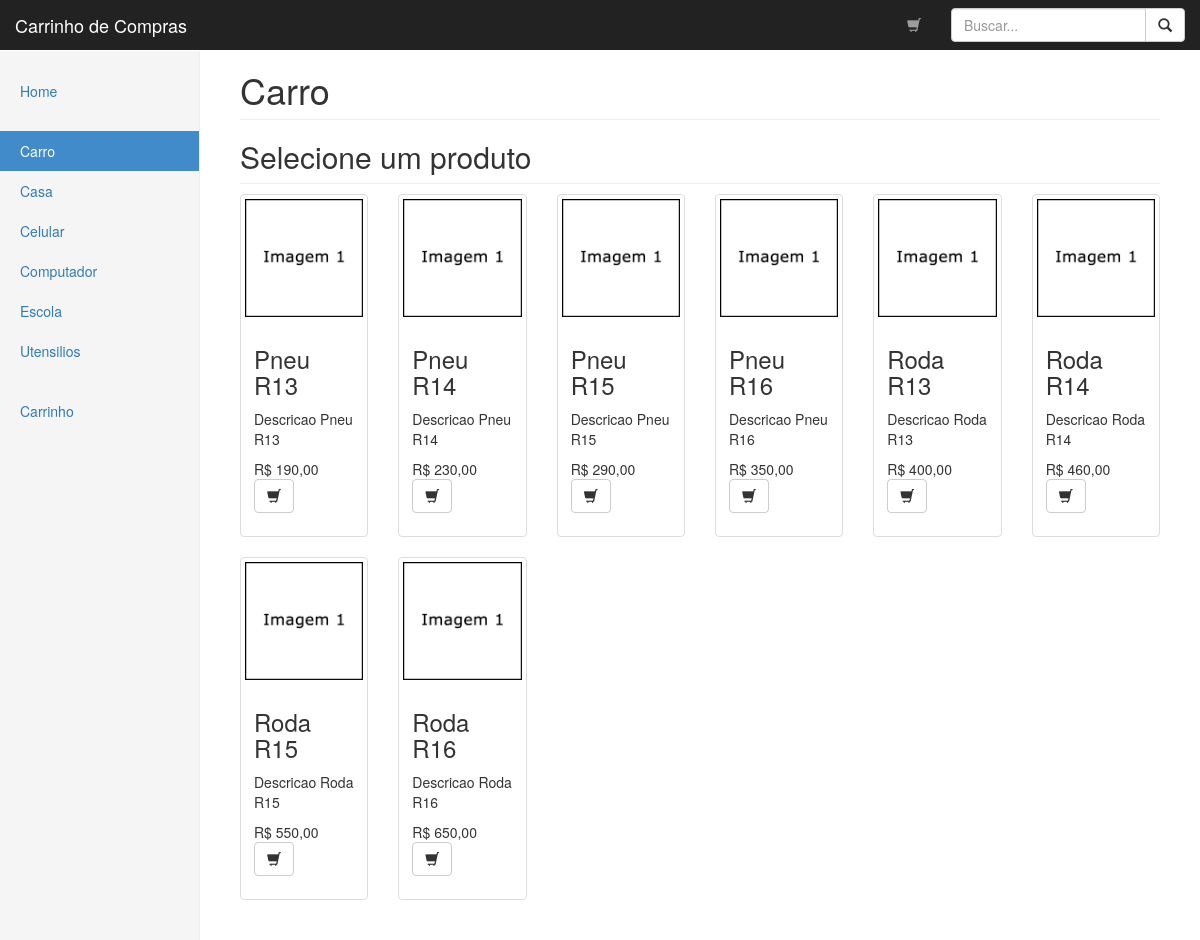
Screenshot of /categoria.php?i=2 with the database file from the repository.
### tables this page shows
CREATE TABLE `categoria` (
  `id` int(11) NOT NULL AUTO_INCREMENT,
  `nome` varchar(100) NOT NULL,
  PRIMARY KEY (`id`)
);

CREATE TABLE `produto` (
  `id` int(11) NOT NULL AUTO_INCREMENT,
  `nome` varchar(100) NOT NULL,
  `descricao` varchar(255) DEFAULT NULL,
  `imagem` varchar(100) DEFAULT NULL,
  `preco` varchar(20) NOT NULL,
  PRIMARY KEY (`id`)
);

### class/menuClass.php (called while the page is built)
<?php
class Menu {
    function queryMenu() {
        $query = "SELECT
                        id,
                        nome
                    FROM
                        categoria
                    ORDER BY
                        nome ASC;";
        return $query;
    }
}

### class/conexaoClass.php (called while the page is built, shortened)
<?php
class Conexao {
    var $host = "localhost";
    var $user = "root";
    var $senha = "";
    var $link;
    function conecta() {
        $this->link = @mysql_connect($this->host, $this->user, $this->senha);
    }
    function sql_query($query, $ins = false) {
        if (!$this->conecta()) {
            $dados['result'] = false;
            $dados['erro'] = 'Erro de retorno de dados.';
        }
        $this->query = $query;
        if ($this->resultado = mysql_query($this->query)) {
            $dados['result'] = $this->resultado;
            $dados['erro'] = false;
        } else {
            $dados['result'] = false;
            $dados['erro'] = 'Erro na consulta aos dados.';
        }
        return $dados;
    }
    function desconecta() {
        return mysql_close($this->link);
    }
}
?>

### class/categoriaClass.php (called while the page is built)
<?php
class Categoria {
    function queryProdutos($categoria) {
        $query = "SELECT
                        p.id,
                        p.nome,
                        p.imagem,
                        p.preco,
                        p.descricao
                    FROM
                        produto_categoria AS pc
                    INNER JOIN
                        produto AS p ON p.id = pc.id_produto
                    WHERE
                        pc.id_categoria = " . $categoria . ";";
        return $query;
    }
}

### categoria.php (the view, shortened to what this page needs)
<?php
include('class/conexaoClass.php');
include('class/categoriaClass.php');
include('class/menuClass.php');
$conexaoObj = new Conexao();
$categoriaObj = new Categoria();
$menuObj = new Menu();
$idCat = trim($_GET['i']);
$query0 = $categoriaObj->queryProdutos($idCat);
$executar0 = $conexaoObj->sql_query($query0);
$query1 = $menuObj->queryMenu();
$executar1 = $conexaoObj->sql_query($query1);
?>
<!DOCTYPE html>
<html lang="en">
    <head>
        <link href="bootstrap/css/bootstrap.min.css" rel="stylesheet">
        <link href="custom/css/layout.css" rel="stylesheet">
    </head>
    <body>
        <nav class="navbar navbar-inverse navbar-fixed-top" role="navigation">
            <div class="container-fluid">
                <div class="navbar-header">
                    <a class="navbar-brand" href="index.php">Carrinho de Compras</a>
                </div>
                <div id="navbar" class="navbar-collapse collapse">
                    <form class="navbar-form navbar-right" role="form" name="busca" id="busca" method="post" action="resultado.php">
                        <div class="input-group">
                            <input type="text" class="form-control" name="busca" id="busca" placeholder="Buscar..."><span class="input-group-btn">
                                <button class="btn btn-default" type="submit"><span class=" glyphicon glyphicon-search" aria-hidden="true"></span>
                                </button>
                            </span>
                        </div>
                    </form>
                    <ul class="nav navbar-nav navbar-right">
                        <li><a href="carrinho.php" title="Carrinho"><span class="glyphicon glyphicon-shopping-cart" aria-hidden="true"></a></li>
                    </ul>
                </div>
            </div>
        </nav>
        <div class="container-fluid">
            <div class="row">
                <div class="col-sm-3 col-md-2 sidebar">
                    <ul class="nav nav-sidebar">
                        <li><a href="index.php">Home</a></li>
                    </ul>
                    <ul class="nav nav-sidebar">
                        <?php
                        $nomeCat = 'Categoria não encontrada.';
                        while ($resultado1 = mysql_fetch_assoc($executar1['result'])) {
                            if ($idCat == $resultado1['id']) {
                                $select = 'class="active"';
                                $nomeCat = $resultado1['nome'];
                            } else {
                                $select = '';
                            }
                            ?>
                            <li <?php echo $select; ?>><a href="categoria.php?i=<?php echo $resultado1['id']; ?>"><?php echo $resultado1['nome']; ?></a></li>
                        <?php } ?>
                    </ul>
                    <ul class="nav nav-sidebar">
                        <li><a href="carrinho.php">Carrinho</a></li>
                    </ul>
                </div>
                <div class="col-sm-9 col-sm-offset-3 col-md-10 col-md-offset-2 main">
                    <h1 class="page-header"><?php echo $nomeCat; ?></h1>
                    <h2 class="sub-header">Selecione um produto</h2>
                    <div class="row">
                        <?php while ($resultado0 = mysql_fetch_assoc($executar0['result'])) { ?>
                            <div class="col-sm-6 col-md-2">
                                <div class="thumbnail">
                                    <img class="img-responsive" src="imagem/<?php echo $resultado0['imagem']; ?>" alt="<?php echo $resultado0['nome']; ?>">
                                    <div class="caption">
                                        <h3><?php echo $resultado0['nome']; ?></h3>
                                        <p><?php echo $resultado0['descricao']; ?></p>
                                        <p>R$ <?php echo number_format($resultado0['preco'], 2, ",", "."); ?> <a href="carrinho.php?a=1&i=<?php echo $resultado0['id']; ?>" title="Adicionar ao carrinho" class="btn btn-default" role="button"><span class="glyphicon glyphicon-shopping-cart" aria-hidden="true"></a></p>
                                    </div>
                                </div>
                            </div>
                        <?php } ?>
                    </div>
                </div>
            </div>
        </div>
    </body>
</html>

### custom/css/layout.css (style rules this page uses)
body { padding-top: 50px; }
.sub-header { padding-bottom: 10px; border-bottom: 1px solid #eee; }
.navbar-fixed-top { border: 0; }
.sidebar { display: none; }
@media (min-width: 768px) { .sidebar { position: fixed; top: 51px; bottom: 0; left: 0; z-index: 1000; display: block; padding: 20px; overflow-x: hidden; overflow-y: auto; background-color: #f5f5f5; border-right: 1px solid #eee; } }
.nav-sidebar { margin-right: -21px; margin-bottom: 20px; margin-left: -20px; }
.nav-sidebar > li > a { padding-right: 20px; padding-left: 20px; }
.nav-sidebar > .active > a, .nav-sidebar > .active > a:hover, .nav-sidebar > .active > a:focus { color: #fff; background-color: #428bca; }
.main { padding: 20px; }
@media (min-width: 768px) { .main { padding-right: 40px; padding-left: 40px; } }
.main .page-header { margin-top: 0; }

### rows the page displays
categoria: nome "Carro"
categoria: nome "Casa"
categoria: nome "Celular"
categoria: nome "Computador"
categoria: nome "Escola"
categoria: nome "Utensilios"
produto: imagem (picture), nome "Pneu R13", descricao "Descricao Pneu R13", preco "190,00"
produto: imagem (picture), nome "Pneu R14", descricao "Descricao Pneu R14", preco "230,00"
produto: imagem (picture), nome "Pneu R15", descricao "Descricao Pneu R15", preco "290,00"
produto: imagem (picture), nome "Pneu R16", descricao "Descricao Pneu R16", preco "350,00"
produto: imagem (picture), nome "Roda R13", descricao "Descricao Roda R13", preco "400,00"
produto: imagem (picture), nome "Roda R14", descricao "Descricao Roda R14", preco "460,00"
produto: imagem (picture), nome "Roda R15", descricao "Descricao Roda R15", preco "550,00"
produto: imagem (picture), nome "Roda R16", descricao "Descricao Roda R16", preco "650,00"
